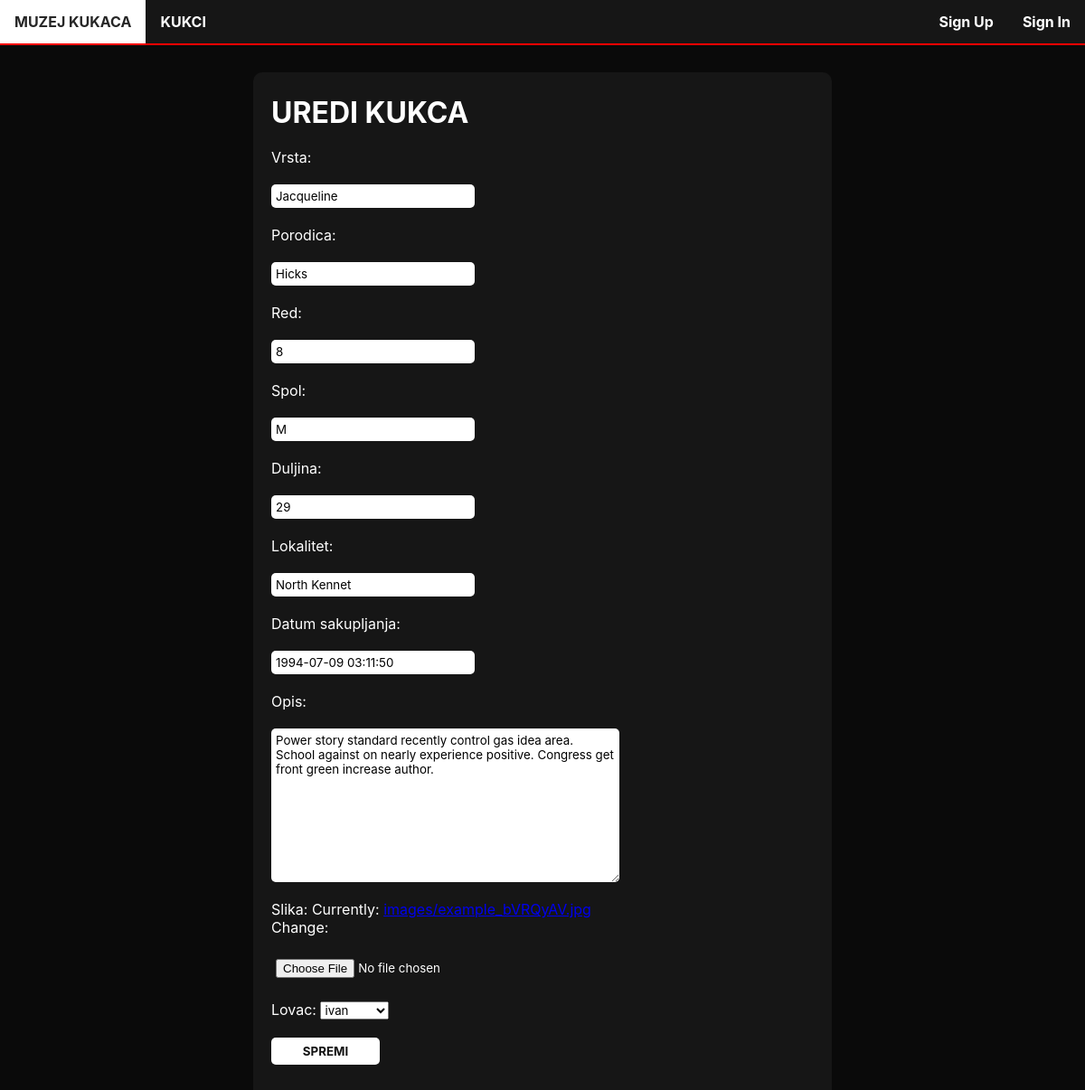
/kukacs/11/edit, run on the app's committed database.
### main/models.py (models this page shows, shortened)
class Kukac(models.Model):
    vrsta = models.CharField(max_length = 100)
    porodica = models.CharField(max_length = 100)
    red = models.CharField(max_length = 100)
    spol = models.CharField(max_length = 1)
    duljina = models.CharField(max_length = 2)
    lokalitet = models.CharField(max_length = 100)
    datum_sakupljanja = models.DateTimeField(blank=True, null=True)
    opis = models.TextField()
    slika = models.ImageField(upload_to = 'images/')
    lovac = models.ForeignKey(settings.AUTH_USER_MODEL, on_delete=models.CASCADE, default = '0')
    GENDER_MALE = 'M'
    GENDER_FEMALE = 'Ž'

### main/views.py (the view)
# urls.py: path('kukacs/<int:pk>/edit', views.KukacUpdateView.as_view(), name= 'edit'),
class KukacUpdateView(UpdateView):
    model = Kukac
    fields = '__all__'
    success_url = '/kukacs'

### templates/main/kukac_form.html (shortened to what this page needs)
{% extends 'homepage.html' %}
{% block content %}
<br><br>
    <div class="kukci" style = "width: 600px; margin: 0 auto;">
        <br><h1>UREDI KUKCA</h1><br>
        <form class="site-form" method="post" enctype="multipart/form-data">
            {{ form }}
            <input type="submit" value="SPREMI">
        </form>
    </div>
<br>
{% endblock %}

### templates/homepage.html (shortened to what this page needs)
{% load static %}
<!DOCTYPE html>
<html lang="en">
<head>
    <link rel="stylesheet" type="text/css" href="{% static 'style.css' %}">
</head>
<body>
    <nav class = "navbar" style = "font-family: -apple-system, BlinkMacSystemFont, 'Segoe UI', Roboto, Oxygen, Ubuntu, Cantarell, 'Open Sans', 'Helvetica Neue', sans-serif;">
            {% if user.is_authenticated %}
                <ul class = "nav-links">
                    <div class = "menu"></div>
                        <li class = "active" style = "float:left;"><a href="/">MUZEJ KUKACA</a></li>
                        <li style = "float:left;"><a href="/kukacs">KUKCI</a></li>
                        <li style = "float:left;"><a href = "/create">DODAJ</a></li>
                        <li style = "float:right;"><a href="/accounts/logout">Sign Out</a></li>
                    </ul>
                    </div>
                </ul>
            {% else %}
                <ul class = "nav-links2">
                    <div class = "menu2">
                        <li style = "float:left;"><a href="/">MUZEJ KUKACA</a></li>
                        <li style = "float:left;"><a href="/kukacs">KUKCI</a></li>
                        <li style = "float:right;"><a href="/accounts/login">Sign In</a></li>
                        <li style = "float:right;"><a href="/accounts/signup">Sign Up</a></li>
                    </div>
                </ul>
            {% endif %}
    </nav>
<br><br>
{% block content %}{% endblock %}
</body>
</html>

### main/static/style.css (style rules this page uses)
* { margin: 0; padding: 0; font-family: -apple-system, BlinkMacSystemFont, 'Segoe UI', Roboto, Oxygen, Ubuntu, Cantarell, 'Open Sans', 'Helvetica Neue', sans-serif; }
body { background-color: rgb(10, 10, 10); }
ul { list-style-type: none; overflow: hidden; background-color: rgb(22, 22, 22); position: fixed; width: 100%; border-bottom: 2px solid red; }
li a { display: block; color: white; text-align: center; padding: 14px 16px; text-decoration: none; font-weight: bold; transition: 0.3s; }
input[type=submit] { background-color:white; color: rgb(19, 19, 19); font-weight: bold; border: none; width: 20%; height: 30px; border-radius: 5px; cursor: pointer; }
.kukci { background-color: rgb(22, 22, 22); border-radius: 10px; padding: 20px; padding-top: 5px; color: white; }
.site-form input, textarea { display: block; margin: 20px 0; padding: 5px; border-radius: 5px; border: none; }
label { display: inline; margin: 40px 0 0; }

### data on the page
Kukac: vrsta "Jacqueline", porodica "Hicks", red "8", spol "M", duljina "29", lokalitet "North Kennet", datum_sakupljanja "1994-07-09 03:11:50", opis "Power story standard recently control gas idea area. School against on nearly experience positive. Congress get front green increase author.", lovac "ivan"
